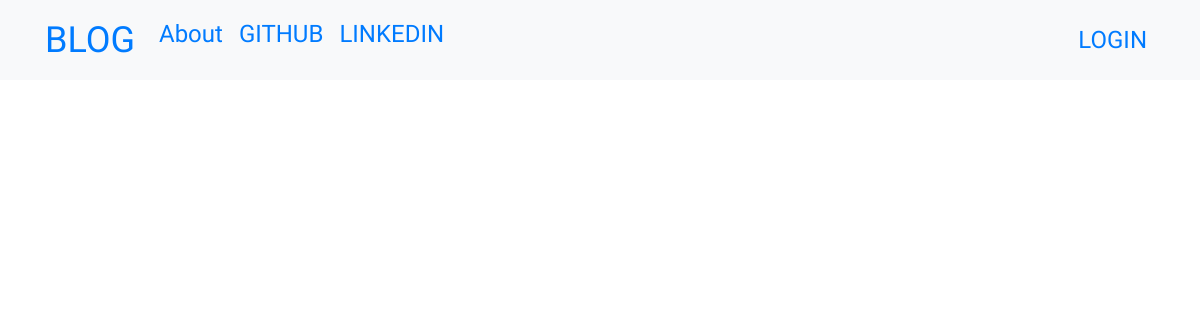
Before: / with the older database file.
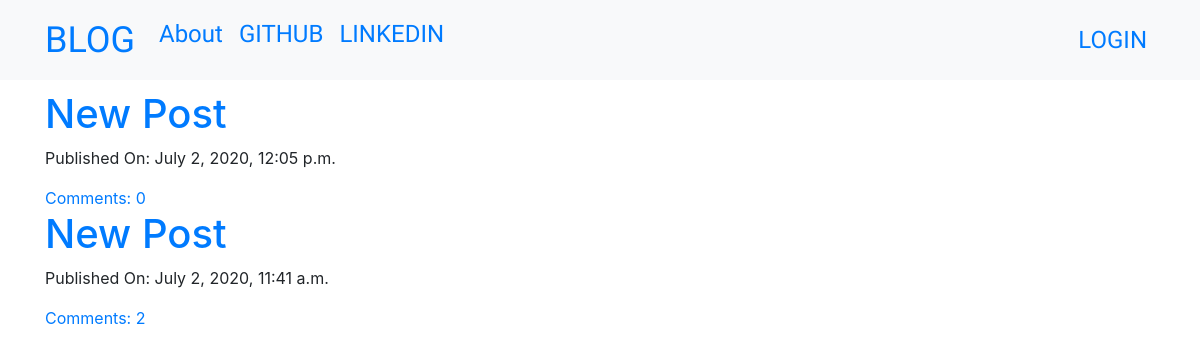
After: the same page with the newer database file.
### blog_app/models.py (models this page shows, shortened)
class Post(models.Model):
	author = models.ForeignKey('auth.User',on_delete = models.CASCADE)
	title = models.CharField(max_length =200)
	text = models.TextField()
	created_date = models.DateTimeField(default = timezone.now)
	published_date = models.DateTimeField(blank = True,null=True)
	def approve_comment(self):
		return self.comment.filter(approved_comment = True)

### blog_app/views.py (the view)
# urls.py: re_path(r'^$',views.PostListView.as_view(),name ='post_list'),
class PostListView(ListView):
	model = Post
	def get_queryset(self):
		return Post.objects.filter(published_date__lte = timezone.now()).order_by('-published_date')

### blog_app/templates/blog_app/post_list.html
{% extends "blog_app/base.html" %}
{% block content %}
<div class="centerstage">
	{% for post in post_list %}
	<div class="post">
		<h1><a href="{% url 'post_detail' pk=post.pk %}">{{ post.title }}</a></h1>
		<div class="date">
			<p>Published On: {{ post.published_date }}</p>
		</div>
		<a href="{% url 'post_detail' pk=post.pk  %}">Comments: {{ post.approve_comment.count }}</a>
	</div>
	{% endfor %}
</div>
{% endblock %}

### blog_app/templates/blog_app/base.html (shortened to what this page needs)
<!DOCTYPE html>
{% load static %}
<html>
<head>
	<link rel="stylesheet" href="https://stackpath.bootstrapcdn.com/bootstrap/4.5.0/css/bootstrap.min.css">
        <link rel="stylesheet" href="//cdn.jsdelivr.net/medium-editor/latest/css/medium-editor.min.css" type="text/css" media="screen" charset="utf-8">
     <link rel="stylesheet" type="text/css" href="{% static 'css/blog.css' %}">
    <link rel="stylesheet" href="https://use.fontawesome.com/releases/v5.13.1/css/all.css">
 </head>
<body>
	<nav class="navbar navbar-expand-lg bg-light techfont">
		<div class="container">
			<ul class="navbar-nav">
				<li><a href="{% url 'post_list' %}" class="navbar-brand bigbrand">BLOG</a></li>
				<li><a class="nav-link" href="{% url 'about' %}">About</a></li>
				<li><a class="nav-link" href="https://www.github.com">GITHUB</a></li>
				<li><a class="nav-link" href="https://www.linkedin.com">LINKEDIN</a></li>
			</ul>
			<ul class="navbar-nav ml-auto">
				{% if user.is_authenticated %}
				<li><a class="nav-link" href="{% url 'post_new' %}">NEW POST</a></li>
				<li><a class="nav-link" href="{% url 'post_draft_list' %}">DRAFTS</a></li>
				<li><a class="nav-link" href="{% url 'logout' %}?next=/">LOGOUT</a></li>
				<li class="nav-link"> Welcome: {{ user.username }}</li>
				{% else %}
					<li><a class="nav-link" href="{% url 'login' %}">LOGIN</a></li>
				{% endif %}
			</ul>
		</div>
	</nav>
	<div class="content container">
		<div class="row">
			<div class="col-md-8">
				<div class="blog_posts">
					{% block content %}
					{% endblock %}
				</div>
			</div>
		</div>
	</div>
</body>
</html>

### blog_app/static/css/blog.css (style rules this page uses)
.techfont { font-family: 'Inconsolata', monospace; font-size: 1.5em; margin-bottom: 10px; }
.bigbrand { font-size: 1.5em; }
.centerstage { margin: auto; }

Changed rows visible on the page:
added Post: title "New Post", published_date "July 2, 2020, 12:05 p.m.", approve_comment.count "0"
added Post: title "New Post", published_date "July 2, 2020, 11:41 a.m.", approve_comment.count "2"
